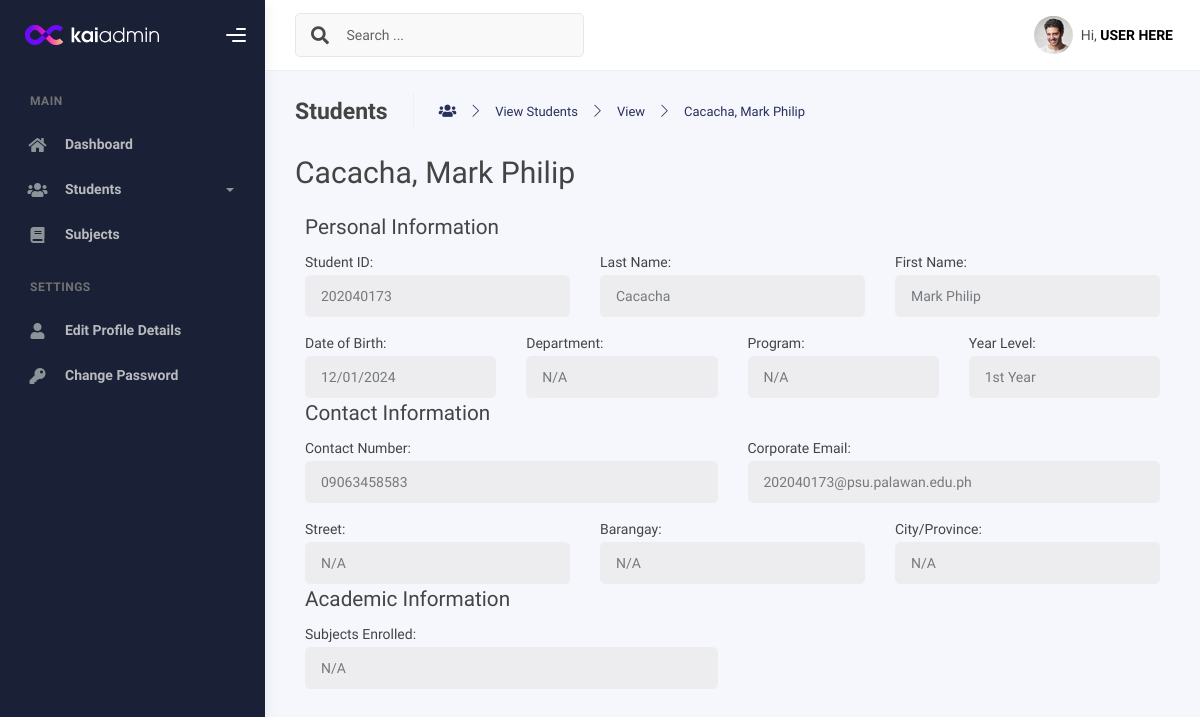
Screenshot of /admin/student/view-student.php?id_student=202040173 with the database file from the repository.
### tables this page shows
CREATE TABLE `students` (
  `studentID` int(11) NOT NULL,
  `firstName` varchar(50) NOT NULL,
  `lastName` varchar(50) NOT NULL,
  `middleName` varchar(50) NOT NULL,
  `dateofbirth` date NOT NULL,
  `contactNo` varchar(15) NOT NULL,
  `email` varchar(75) NOT NULL,
  `street` varchar(50) DEFAULT NULL,
  `barangay` varchar(50) DEFAULT NULL,
  `city_province` varchar(50) DEFAULT NULL,
  `yearLevel` varchar(25) NOT NULL
);

### admin/student/view-student.php (the view, shortened to what this page needs)
<?php
include 'dbcon.php';
$row = null;
if (isset($_GET['id_student'])) {
    $student_id = $_GET['id_student'];
    $sql = "SELECT * FROM students WHERE studentID = ?";
    $stmt = $con->prepare($sql);
    $stmt->bind_param("i", $student_id);
    $stmt->execute();
    $result = $stmt->get_result();
    if ($result->num_rows > 0) {
        $row = $result->fetch_assoc();
    } else {
        echo "Student not found.";
    }
} else {
    echo "No student selected.";
}
?>
<!DOCTYPE html>
<html lang="en">
  <head>
    <link rel="stylesheet" href="../../assets/css/bootstrap.min.css" />
    <link rel="stylesheet" href="../../assets/css/plugins.min.css" />
    <link rel="stylesheet" href="../../assets/css/kaiadmin.min.css" />
  </head>
  <body>
    <div class="wrapper">
      <div class="sidebar" data-background-color="dark">
        <div class="sidebar-logo">
          <div class="logo-header" data-background-color="dark">
            <a href="index.html" class="logo">
              <img src="../../assets/img/kaiadmin/logo_light.svg" alt="navbar brand" class="navbar-brand" height="20" />
            </a>
            <div class="nav-toggle">
						<button class="btn btn-toggle toggle-sidebar">
							<i class="gg-menu-right"></i>
						</button>
					</div>
          </div>
        </div>
        <div class="sidebar-wrapper scrollbar scrollbar-inner">
          <div class="sidebar-content">
            <ul class="nav nav-secondary">
              <li class="nav-section">
                <h4 class="text-section">MAIN</h4>
              </li>
              <li class="nav-item">
                <a href="../dashboard.php">
                  <i class="fas fa-home"></i>
                  <p>Dashboard</p>
                </a>
              </li>
              <li class="nav-item">
                <a data-bs-toggle="collapse" href="#base">
                  <i class="fas fa-users"></i>
                  <p>Students</p>
                  <span class="caret"></span>
                </a>
              </li>
              <li class="nav-item">
                <a href="../manage-subjects.php">
                  <i class="fas fa-book"></i>
                  <p>Subjects</p>
                </a>
              </li>
              <li class="nav-section">
                <h4 class="text-section">Settings</h4>
              </li>
              <li class="nav-item">
                <a href="#base">
                  <i class="fas fa-user"></i>
                  <p>Edit Profile Details</p>
                </a>
              </li>
              <li class="nav-item">
                <a href="#base">
                  <i class="fas fa-key"></i>
                  <p>Change Password</p>
                </a>
              </li>
            </ul>
          </div>
        </div>
      </div>
      <div class="main-panel">
        <div class="main-header">
          <nav
            class="navbar navbar-header navbar-header-transparent navbar-expand-lg border-bottom"
          >
            <div class="container-fluid">
              <nav
                class="navbar navbar-header-left navbar-expand-lg navbar-form nav-search p-0 d-none d-lg-flex"
              >
                <div class="input-group">
                  <div class="input-group-prepend">
                    <button type="submit" class="btn btn-search pe-1">
                      <i class="fa fa-search search-icon"></i>
                    </button>
                  </div>
                  <input type="text" placeholder="Search ..." class="form-control" />
                </div>
              </nav>
              <ul class="navbar-nav topbar-nav ms-md-auto align-items-center">
                <li class="nav-item topbar-user dropdown hidden-caret">
                  <a
                    class="dropdown-toggle profile-pic"
                    data-bs-toggle="dropdown"
                    href="#"
                    aria-expanded="false"
                  >
                    <div class="avatar-sm">
                      <img
                        src="../../assets/img/profile.jpg"
                        alt="..."
                        class="avatar-img rounded-circle"
                      />
                    </div>
                    <span class="profile-username">
                      <span class="op-7">Hi,</span> <span class="fw-bold">USER HERE</span>
                    </span>
                  </a>
                </li>
              </ul>
            </div>
          </nav>
        </div>
        <div class="container">
          <div class="page-inner">
            <div class="page-header">
              <h4 class="page-title">Students</h4>
              <ul class="breadcrumbs">
                <li class="nav-home">
                    <i class="fas fa-users"></i>
                </li>
                <li class="separator">
                  <i class="icon-arrow-right"></i>
                </li>
                <li class="nav-item">
                  <a href="../manage-students.php">View Students</a>
                </li>
                <li class="separator">
                  <i class="icon-arrow-right"></i>
                </li>
                <li class="nav-item">
                  <a href="../manage-students.php">View</a>
                </li>
                <li class="separator">
                  <i class="icon-arrow-right"></i>
                </li>
                <li class="nav-item">
                  <a href="#"><?php echo isset($row) ? htmlspecialchars($row['lastName'] . ", " . $row['firstName']) : 'N/A'; ?></a>
                </li>
              </ul>
            </div>
            <div class="page-category">
                <div class="row">
                    <div class="col-md-12">
                        <div class="col-md-12 row">
                            <div class="col-md-6">
                                <h1><?php echo isset($row) ? htmlspecialchars($row['lastName'] . ", " . $row['firstName']) : 'N/A'; ?></h1>
                            </div>
                        </div>
                        <div class="form-group row">
                            <h4>Personal Information</h4>
                            <div class="col-sm-4 mb-3">
                                Student ID: <input type="text" class="form-control form-control-user" name="studentID" disabled
                                    value="<?php echo isset($row['studentID']) ? htmlspecialchars($row['studentID']) : 'N/A'; ?>">
                            </div>
                            <div class="col-sm-4 mb-3 mb-sm-0">
                                Last Name: <input type="text" class="form-control form-control-user" name="lastName" disabled
                                    value="<?php echo isset($row['lastName']) ? htmlspecialchars($row['lastName']) : 'N/A'; ?>">
                            </div>
                            <div class="col-sm-4 mb-3">
                                First Name: <input type="text" class="form-control form-control-user" name="firstName" disabled
                                    value="<?php echo isset($row['firstName']) ? htmlspecialchars($row['firstName']) : 'N/A'; ?>">
                            </div>
                            <div class="col-sm-3 mb-3 mb-sm-0">
                                Date of Birth: <input type="date" class="form-control form-control-user" name="dateofbirth" disabled
                                    value="<?php echo isset($row['dateofbirth']) ? htmlspecialchars($row['dateofbirth']) : 'N/A'; ?>">
                            </div>
                            <div class="col-sm-3 mb-3 mb-sm-0">
                                Department: <input type="text" class="form-control form-control-user" name="department" disabled
                                    value="<?php echo isset($row['department']) ? htmlspecialchars($row['department']) : 'N/A'; ?>">
                            </div>
                            <div class="col-sm-3 mb-3 mb-sm-0">
                                Program: <input type="text" class="form-control form-control-user" name="program" disabled
                                    value="<?php echo isset($row['program']) ? htmlspecialchars($row['program']) : 'N/A'; ?>">
                            </div>
                            <div class="col-sm-3 mb-3 mb-sm-0">
                                Year Level: <input type="text" class="form-control form-control-user" name="yearLevel" disabled
                                    value="<?php echo isset($row['yearLevel']) ? htmlspecialchars($row['yearLevel']) : 'N/A'; ?>">
                            </div>
                            <h4>Contact Information</h4>
                            <div class="col-sm-6 mb-3 mb-sm-0">
                                Contact Number: <input type="text" class="form-control form-control-user" name="contactNo" disabled
                                    value="<?php echo isset($row['contactNo']) ? htmlspecialchars($row['contactNo']) : 'N/A'; ?>">
                            </div>
                            <div class="col-sm-6 mb-3">
                                Corporate Email: <input type="text" class="form-control form-control-user" name="email" disabled
                                    value="<?php echo isset($row['email']) ? htmlspecialchars($row['email']) : 'N/A'; ?>">
                            </div>
                            <div class="col-sm-4 mb-3 mb-sm-0">
                                Street: <input type="text" class="form-control form-control-user" name="street" disabled
                                    value="<?php echo isset($row['street']) ? htmlspecialchars($row['street']) : 'N/A'; ?>">
                            </div>
                            <div class="col-sm-4 mb-3 mb-sm-0">
                                Barangay: <input type="text" class="form-control form-control-user" name="barangay" disabled
                                    value="<?php echo isset($row['barangay']) ? htmlspecialchars($row['barangay']) : 'N/A'; ?>">
                            </div>
                            <div class="col-sm-4 mb-3 mb-sm-0">
                                City/Province: <input type="text" class="form-control form-control-user" name="cityProvince" disabled
                                    value="<?php echo isset($row['city_province']) ? htmlspecialchars($row['city_province']) : 'N/A'; ?>">
                            </div>
                            <h4>Academic Information</h4>
                            <div class="col-sm-6 mb-3">
                                Subjects Enrolled:
                                <input type="text" class="form-control form-control-user" name="subject" disabled
                                    value="<?php echo isset($row['subject_1']) ? htmlspecialchars($row['subject_1']) : 'N/A'; ?>"><br>
                            </div>
                        </div>
                    </div>
                </div>
            </div>
          </div>
        </div>
      </div>
    </div>
</body>
</html>

### rows the page displays
students: lastName+firstName "Cacacha, Mark Philip", studentID "202040173", lastName "Cacacha", firstName "Mark Philip", dateofbirth "12/01/2024", yearLevel "1st Year", contactNo "09063458583", email "202040173@psu.palawan.edu.ph", street "N/A", barangay "N/A", cityProvince "N/A"
